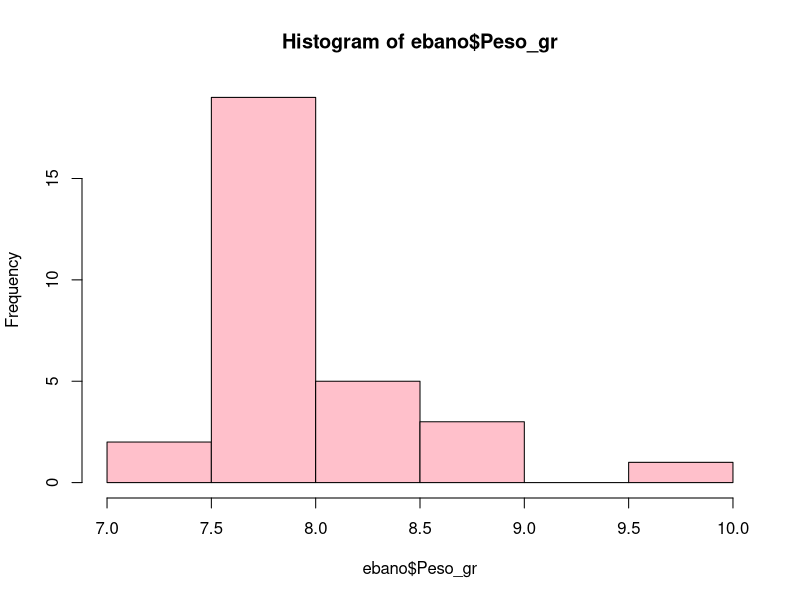
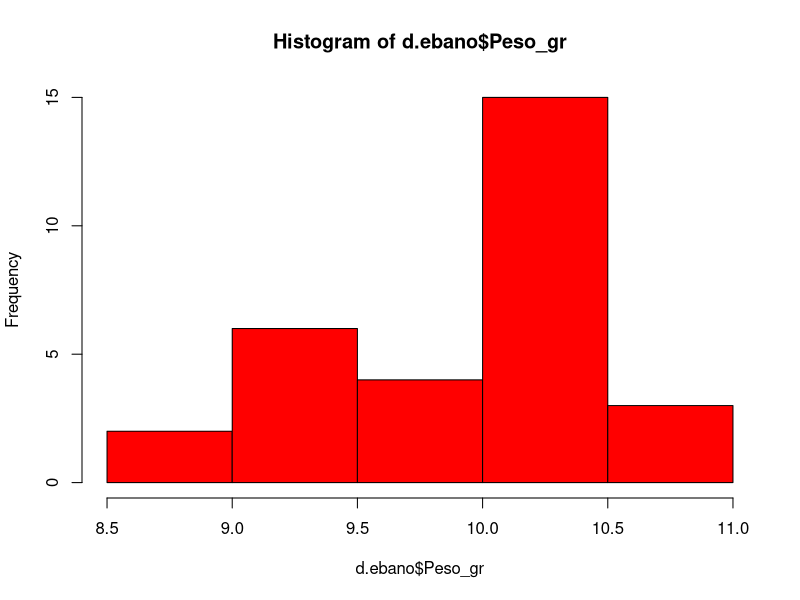
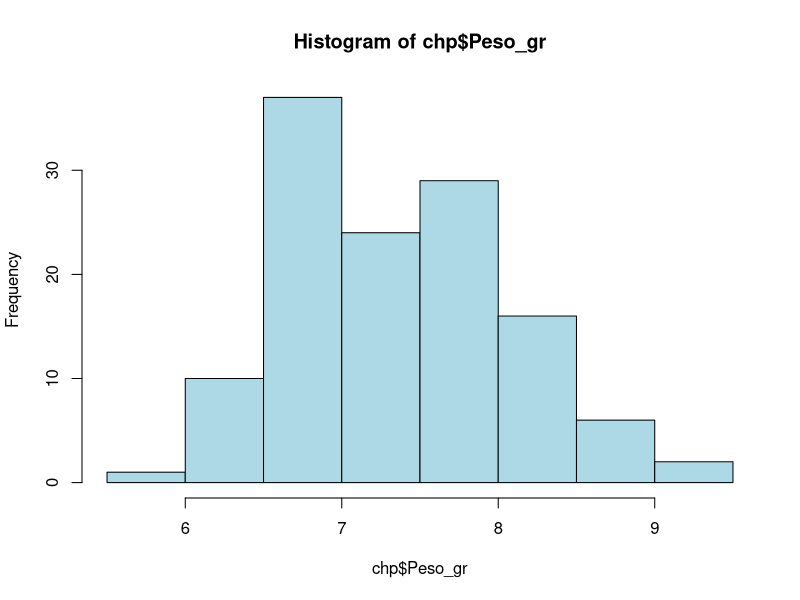
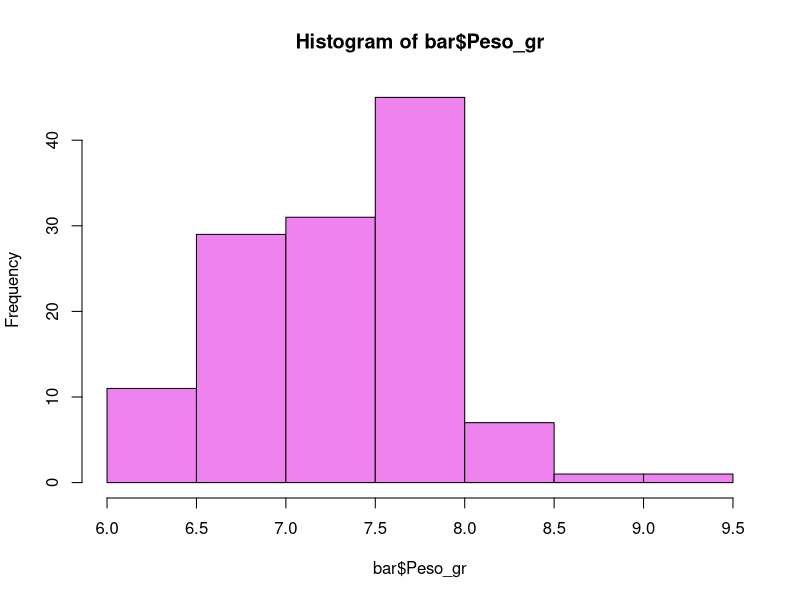
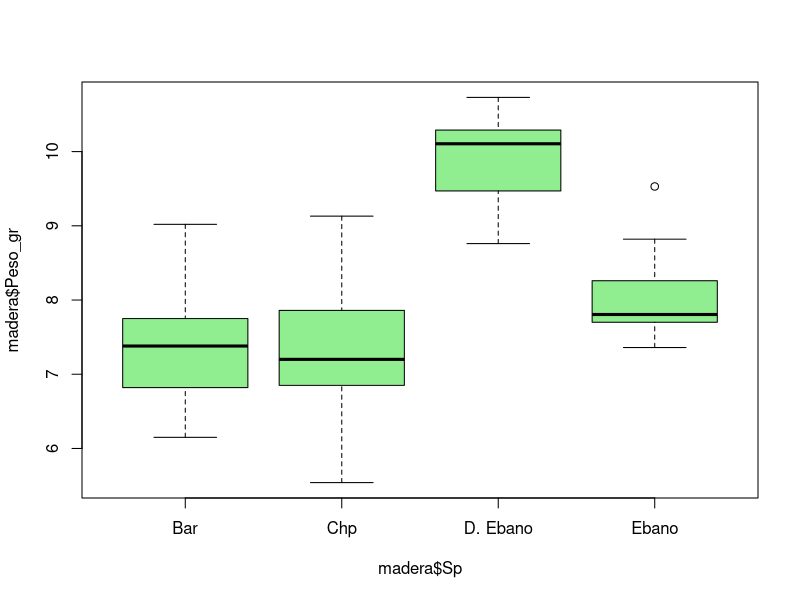
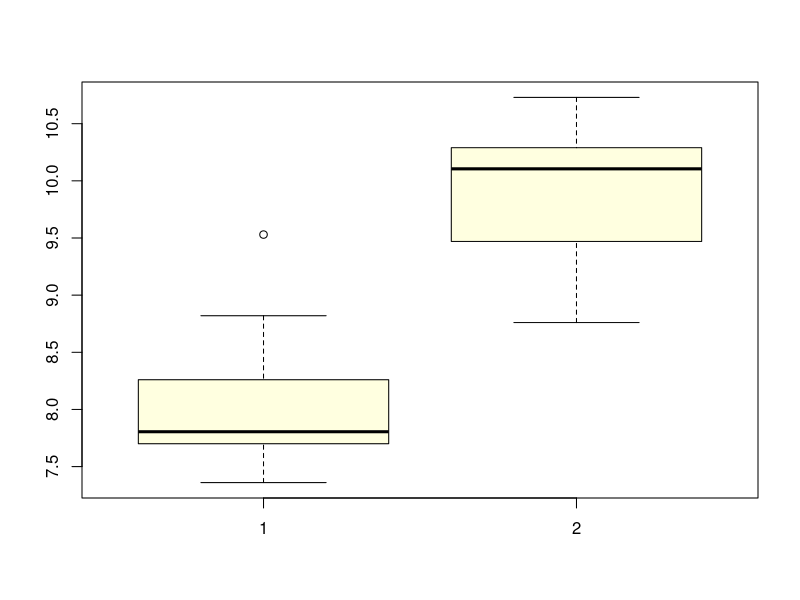
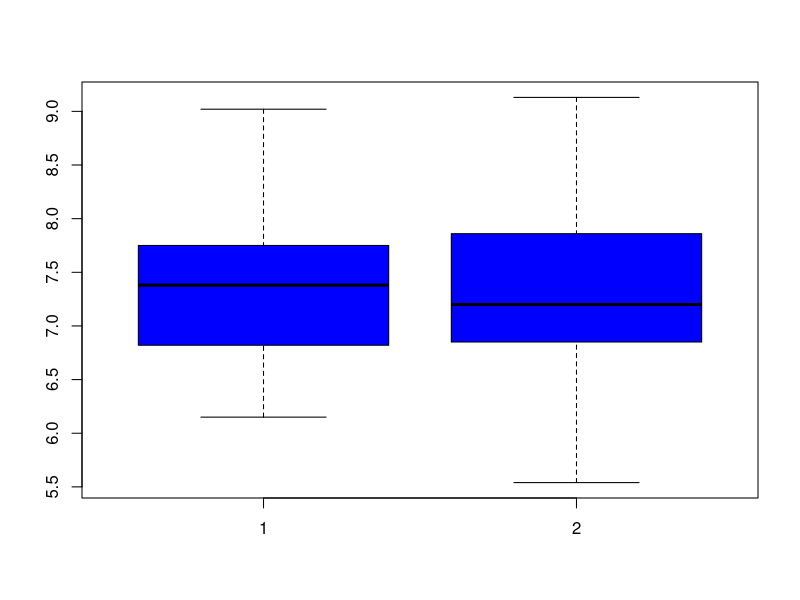

Write the R code that produced these figures, in order.
# Amanda
# Semana 10
# 23/03/2022
# PRUEBA DE DOS MUESTRAS


# HIPOTESIS NULA (H0): no hay diferencia entre los pesos entre las variables Ebano y D.Ebano en la base de datos madera
# HIPOTESIS ALT (H1): hay diferencia entre los pesos de  las especies Ebano y D.Ebano en la base de datos madera.
# valor alfa= 0.05

# extraer datos
madera <- read.csv("BD.est.madera2x2.csv", header = T)

library(dplyr)

ebano <-  madera %>%
  filter(Sp=="Ebano")

d.ebano <- madera %>%
  filter(Sp=="D. Ebano")

t.test(ebano$Peso_gr, d.ebano$Peso_gr, var.equal = T)
mean(ebano$Peso_gr)
mean(d.ebano$Peso_gr)

# valor de p-value  < 2.2e-16
# se acepto la hipotesis alternativa: hay diferencia en la media del peso de las observaciones de  Ebano y D.Ebano
 
chp <- madera %>%
  filter(Sp=="Chp")

bar <- madera %>%
  filter(Sp=="Bar")

t.test(chp$Peso_gr, bar$Peso_gr, var.equal = T)
mean(chp$Peso_gr)
mean(bar$Peso_gr)

# valor de p-value = 0.4913
# se acepto la hipotesis nula
# se rechazo la hipotesis alternativa

hist(ebano$Peso_gr, col = "pink")
hist(d.ebano$Peso_gr, col = "red")
hist(chp$Peso_gr, col = "lightblue")
hist(bar$Peso_gr, col = "violet")

boxplot(madera$Peso_gr ~ madera$Sp, col="lightgreen")
boxplot(ebano$Peso_gr, d.ebano$Peso_gr, col = "lightyellow")
boxplot(bar$Peso_gr, chp$Peso_gr, col = "blue")

